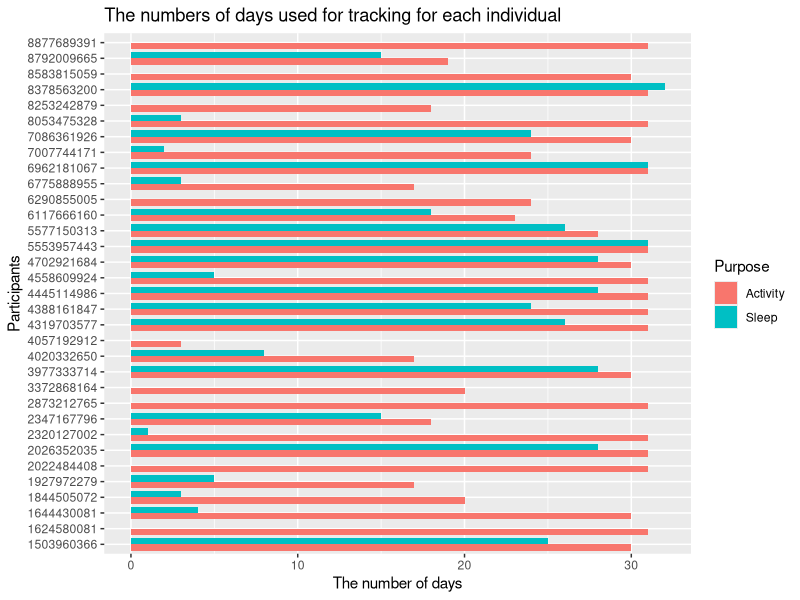
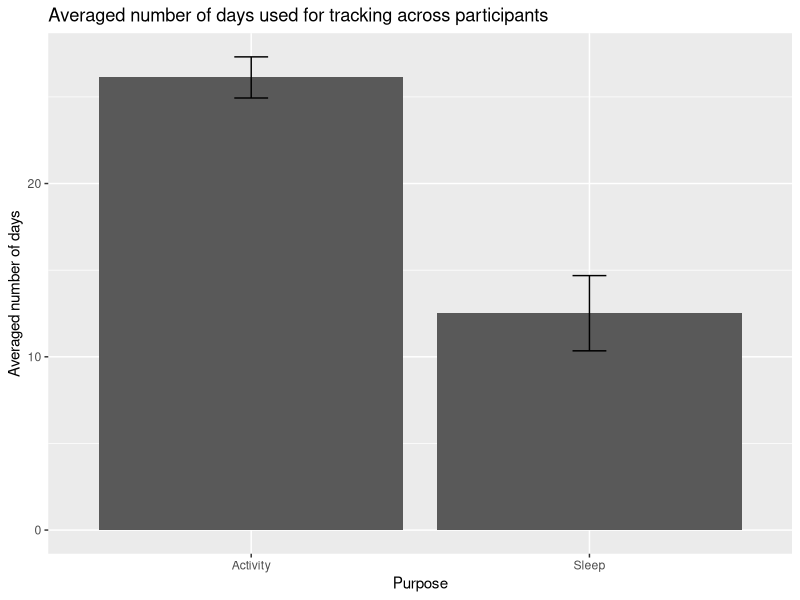
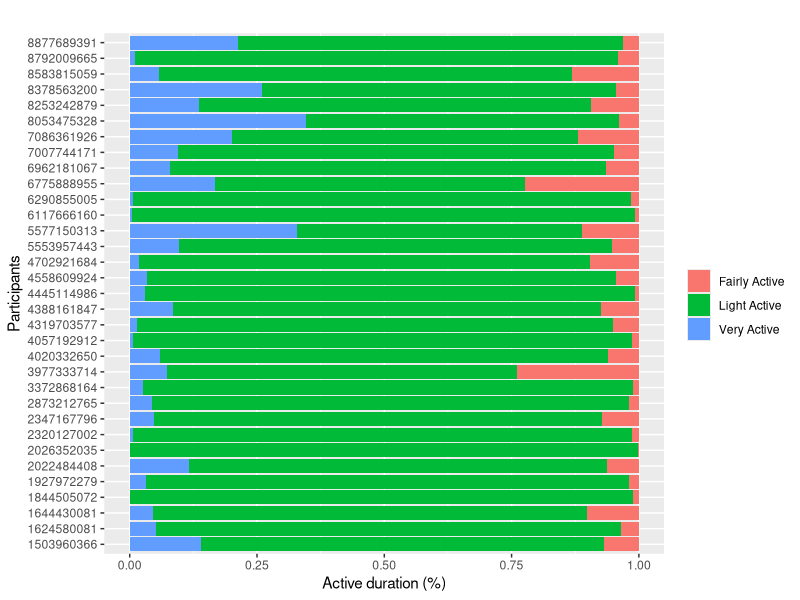
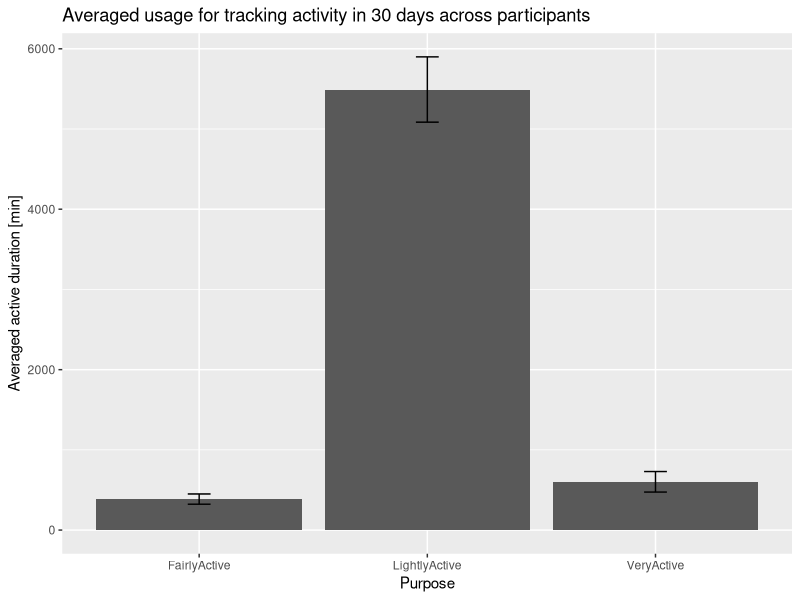

Source code (R) for these figures, in order:
## ---- chunk 1
install.packages("tidyverse")
library(tidyverse)
## ---- chunk 2
activity_data = read_csv("Fitabase_Data_4_12_16-5_12_16/numOfDaysForActivityTrack.csv")
sleep_data = read_csv("Fitabase_Data_4_12_16-5_12_16/numOfDaysForSleepTrack.csv")
data_merged = merge(x = activity_data, y = sleep_data, by = "ID", all = TRUE)
data_merged = mutate(data_merged, char_ID = as.character(data_merged$ID))
data_merged[is.na(data_merged)] <- 0
head(data_merged)
## ---- chunk 3
long_data = data.frame(Participant =  c(data_merged$char_ID, data_merged$char_ID), Purpose = rep(c('Activity', 'Sleep'), each = length(data_merged$ID)), NumOfDays = c(data_merged$NumOfActiveDays, data_merged$NumOfSleepDays))
head(long_data)
## ---- chunk 4
sum_data = data.frame(Purpose = c("Activity","Sleep"), Average = c(mean(data_merged$NumOfActiveDays), mean(data_merged$NumOfSleepDays)), SE = c(sd(data_merged$NumOfActiveDays)/sqrt(length(data_merged$ID)), sd(data_merged$NumOfSleepDays)/sqrt(length(data_merged$ID))))
sum_data
## ---- chunk 5
ggplot(long_data, aes(y = Participant, x = NumOfDays, fill=Purpose)) + 
  geom_bar(position = 'dodge', stat = "identity", width = 0.8) +
  labs(title="The numbers of days used for tracking for each individual", y = "Participants", x = "The number of days") 
## ---- chunk 6
ggplot(sum_data, aes(x=Purpose, y=Average)) + 
  geom_bar(stat="identity", position=position_dodge()) + 
  geom_errorbar(aes(ymin=Average-SE, ymax=Average+SE), width=.1, position=position_dodge(.9)) +
  labs(title="Averaged number of days used for tracking across participants", x="Purpose", y="Averaged number of days")
## ---- chunk 7
t.test(data_merged$NumOfActiveDays, data_merged$NumOfSleepDays, paired=TRUE)
## ---- chunk 8
#r = cor(data_merged$NumOfActiveDays, data_merged$NumOfSleepDays)
#ggplot(data_merged, mapping=aes(x=NumOfActiveDays, y=NumOfSleepDays)) + geom_point() +
#  geom_smooth(method="lm") + 
#  labs(title="Association between the numbers of days used for tracking activity and sleep", x="The number of days #(Activity)", y = "The number of days (Sleep)") +
#  annotate(geom = "text", x = 4, y = 31, label=sprintf("R = %.2f", r))
## ---- chunk 9
activity_merged = read_csv("Fitabase_Data_4_12_16-5_12_16/activityLogPercentage.csv")
head(activity_merged)
## ---- chunk 10
activity_wide = summarize(activity_merged, ID, LightlyActivePerc, FairlyActivePerc, VeryActivePerc)
activity_long = gather(activity_wide, Activity, Percentage, -ID)
activity_long = mutate(activity_long, char_ID = as.character(activity_long$ID))
head(activity_long)
## ---- chunk 11
ggplot(activity_long, aes(y = char_ID, x = Percentage, fill=Activity)) + 
  geom_col(position="fill", stat="identity") +
  #theme(axis.text.x = element_text(angle=90)) + 
  labs(title = "", y = "Participants", x = "Active duration (%)") +
  scale_fill_discrete("", labels = c('Fairly Active', 'Light Active', 'Very Active'))
  #scale_fill_manual("", values = c('FairlyActivePerc'='blue', 'LightlyActivePerc'='red', 'VeryActivePerc'='green'), labels = c('Fairly Active', 'Light Active', 'Very Active'))
## ---- chunk 12
activity_sum = data.frame(Purpose = c("LightlyActive","FairlyActive", "VeryActive"), Average = c(mean(activity_merged$LightlyActiveMinutesTotal), mean(activity_merged$FairlyActiveMinutesTotal), mean(activity_merged$VeryActiveMinutesTotal)), SE = c(sd(activity_merged$LightlyActiveMinutesTotal)/sqrt(length(activity_merged$ID)), sd(activity_merged$FairlyActiveMinutesTotal)/sqrt(length(activity_merged$ID)), sd(activity_merged$VeryActiveMinutesTotal)/sqrt(length(activity_merged$ID))))
activity_sum
## ---- chunk 13
ggplot(activity_sum, aes(x=Purpose, y=Average)) + 
  geom_bar(stat="identity", position=position_dodge()) + 
  geom_errorbar(aes(ymin=Average-SE, ymax=Average+SE), width=.1, position=position_dodge(.9)) +
  labs(title="Averaged usage for tracking activity in 30 days across participants", x="Purpose", y="Averaged active duration [min]")
## ---- chunk 14
active_min_wide = summarize(activity_merged, ID, LightlyActiveMinutesTotal, FairlyActiveMinutesTotal, VeryActiveMinutesTotal)
active_min_long = gather(active_min_wide, Activity, Duration, -ID)
active_min_long = mutate(active_min_long, char_ID = as.character(active_min_long$ID))
head(active_min_long)
## ---- chunk 15
one.way <- aov(Duration ~ Activity, data = active_min_long)
summary(one.way)
